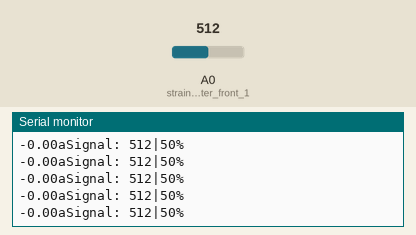
The sketch below on a simulated Arduino Uno, built with avr-gcc and run on an emulated ATmega328P. Shown: the last lines printed to the serial monitor. The test bench sets the inputs (shaded band); at power-on: A0 (strain_center_front_1) = 512.

Above: at 1.2 s.
1.3 s: A0 (strain_center_front_1) set to 114
At 1.8 s:
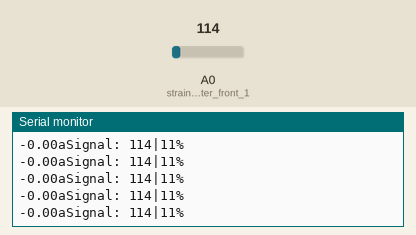
4.3 s: A0 (strain_center_front_1) set to 102
At 4.9 s:
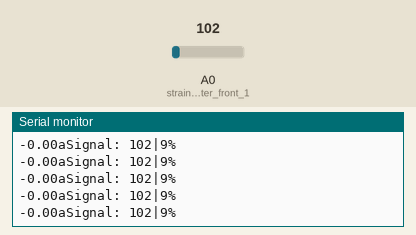
19.3 s: A0 (strain_center_front_1) set to 8
At 20.2 s:
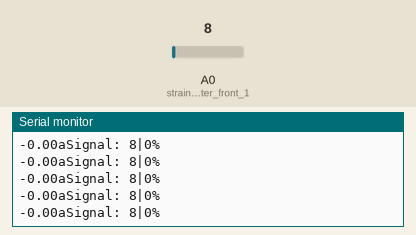
20.8 s: A0 (strain_center_front_1) set to 11
At 21.6 s:
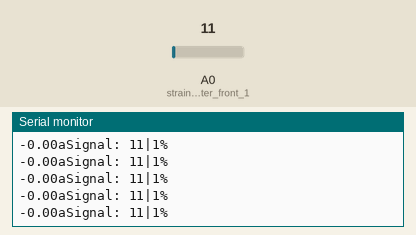
Timing chart, 0 to 23.3 s (numbered marks = the images above; inputs shaded):
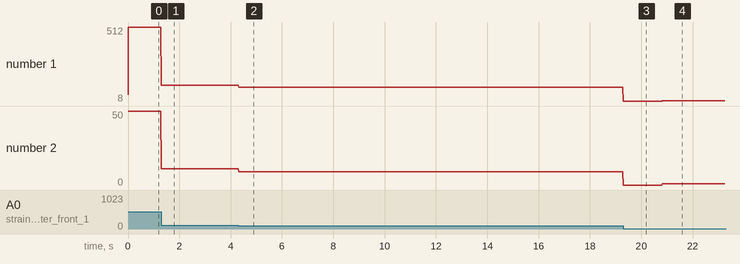

The sketch:

Old_Buggy_Sketch.ino
```cpp
#include "elapsedMillis-1.0.4/elapsedMillis.h"

elapsedMillis start_time;

// OLD BUGGY SKETCH //

// Constants for all strain sensor:
const float INPUT_V = 5.0;
const float GAUGE_FACTOR = 2.0;
const float UNSTRAINED_OUTPUT_V = 0; // this is 50% value of the output voltage
const float factor_V = 5/1023;

// Callibrated voltage for each strain sensor:
float SCF_1_Vr = 0;


// Initialization of pins
// select the input pin for the Strain Gauge (Analogo)
int strain_center_front_1 = A0;   //sensorPin


// Values to read by input:

// variables to store the second values
// coming from Strain Sensors
int strain_center_front_1_aSignal = 0; // sensorvalue10

//variables de % de voltaje:

int strain_center_front_1_aSignalPercent = 0;


// strain total for each strain sensor:
String strain_center_front_1_total = "";


void setup() {
  Serial.begin (9600);
}


void loop()
{

  // aSignal means = analog signal, it does not have a value persay
  strain_center_front_1_aSignal = analogRead(strain_center_front_1);


  // The 0 to 700 analog value represents the voltage from 0V to aproximately ~3.5V
  strain_center_front_1_aSignalPercent =  map(strain_center_front_1_aSignal, 0, 1023, 0, 100);


  // This is to test one of the sensors output value.
  Serial.print("aSignal: ");
  Serial.print(strain_center_front_1_aSignal);
  Serial.print("|");
  Serial.print(strain_center_front_1_aSignalPercent);
  Serial.println("%");

  SCF_1_Vr = ((strain_center_front_1_aSignalPercent*factor_V)/INPUT_V) - (UNSTRAINED_OUTPUT_V/INPUT_V);
  strain_center_front_1_total = (String)(-(4*SCF_1_Vr)/(GAUGE_FACTOR*(1+2*(SCF_1_Vr))));

  Serial.flush();
  Serial.print(strain_center_front_1_total);
  //Serial.write(frequency1 + "," + strain_center_front_1_total);
  Serial.flush();
}
```

Measured:
- after the input at 1.3 s, the serial monitor: prints a new line at once (image 1)
- after the input at 4.3 s, the serial monitor: prints a new line at once (image 2)
- after the input at 19.3 s, the serial monitor: prints a new line at once (image 3)
- after the input at 20.8 s, the serial monitor: prints a new line at once (image 4)
- plotted number 1: 114 → 102 after the input at 4.3 s, 102 → 8 after the input at 19.3 s, 8 → 11 after the input at 20.8 s
- plotted number 2: 11 → 9 after the input at 4.3 s, 0 → 1 after the input at 20.8 s
